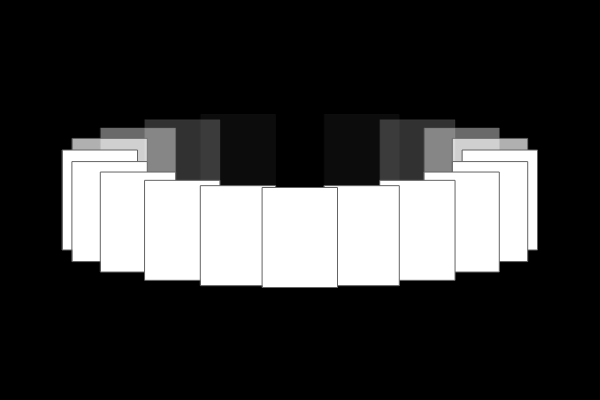
Frame 1 (no input)
Frame 60 (no input): identical to frame 1, image omitted
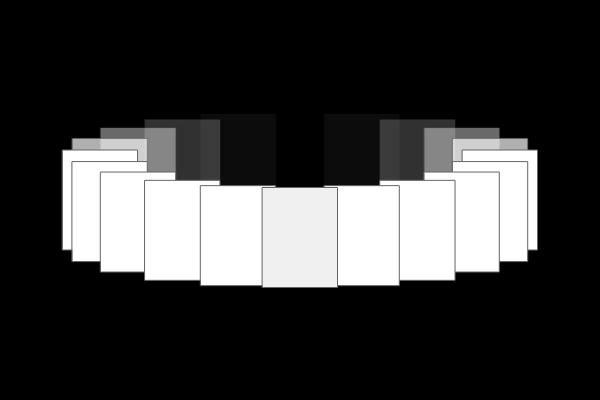
Frame 120 (the mouse pressed at the canvas centre since frame 60)

The p5.js sketch that drew these frames (run headless with seeded random() and noise() and a simulated clock; from frame 60 on, the mouse is pressed at the canvas centre):

// p5.js sketch
// ── sketch.js
var objects = [1, 2, 3, 4, 5, 6, 7, 8, 9, 10, 11, 12, 13, 14, 15, 16, 17, 18, 19, 20];
var direction = 0;
var velocity = 0;
var carouselWidth = 400;
var carouselHeight = 75;
var boxWidth = 75;
var boxHeight = 100;

var centerX;
var centerY;
var itens;

function setup() {
  createCanvas(600, 400);
  centerX = width / 2;
  centerY = height / 2;
}

function draw() {
  clear();
  background(0);

  createItens();
  renderItens();
}

function createItens(){
  if (mouseX > 0 && mouseX < width && mouseY > 0 && mouseY < height)
    direction = ((centerX - mouseX) / 1000);
  else
    direction *= .95;

  velocity += direction;

  itens = new Array();
  
  let totalItens = objects.length;
  let increment = (Math.PI * 2) / totalItens;
  for (let i = 0; i < totalItens; i++) {
    itens.push({
      value: objects[i],
      x: centerX + sin((i * increment) + (velocity / 10)) * (carouselWidth / 2),
      y: centerY + cos((i * increment) + (velocity / 10)) * (carouselHeight / 2)
    });
  }

  // Sort Z
  itens.sort(function(a, b) {
    if (a.y > b.y) return 1;
    else if (a.y < b.y) return -1;
    else return 0;
  });
}

function renderItens(){
  rectMode(CENTER);
  for (let i in itens) {
    let transparency = map(itens[i].y, centerY - (carouselHeight / 2), centerY, 0, 255);
    let halfBoxWidth = boxWidth / 2;
    let halfBoxHeight = boxHeight / 2;

    stroke(100, transparency);
    fill(255, transparency);

    // Mouse Over
    if (i >= (itens.length / 2) &&
      mouseX > itens[i].x - halfBoxWidth && mouseX < itens[i].x + halfBoxWidth &&
      mouseY > itens[i].y - halfBoxHeight && mouseY < itens[i].y + halfBoxHeight)
      fill(240, transparency);

    rect(itens[i].x, itens[i].y, boxWidth, boxHeight);

  }
}
